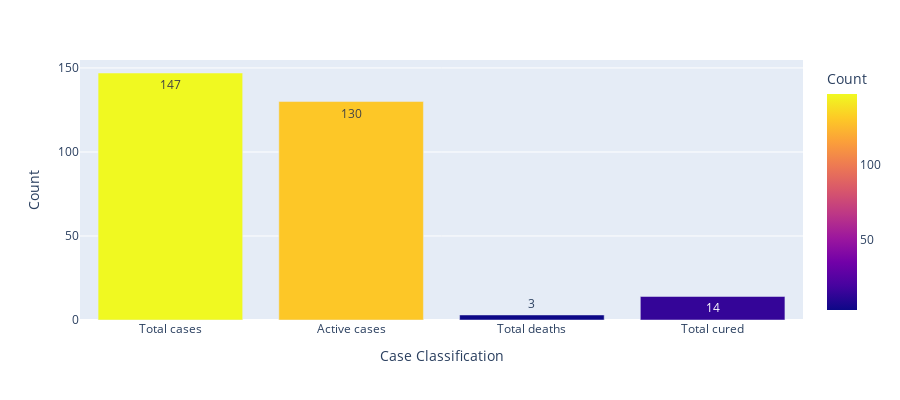

Notebook source saved alongside this figure:
### Code cell
#
fig = px.bar(df_totals, x='Case Classification', y='Count',
             hover_data=['Count'], color='Count',
             labels={'Count':'Count'},text = 'Count',height=400)
fig.show()

### Figure 1 — Plotly figure (JSON) as saved in the notebook; plotly's stock layout.template omitted (floating-point values rounded to 4 significant figures)
{"data": [{"alignmentgroup": "True", "customdata": [[147], [130], [3], [14]], "hoverlabel": {"namelength": 0}, "hovertemplate": "Case Classification=%{x}<br>Count=%{marker.color}", "legendgroup": "", "marker": {"color": [147, 130, 3, 14], "coloraxis": "coloraxis"}, "name": "", "offsetgroup": "", "orientation": "v", "showlegend": false, "text": [147, 130, 3, 14], "textposition": "auto", "type": "bar", "x": ["Total cases", "Active cases", "Total deaths", "Total cured"], "xaxis": "x", "y": [147, 130, 3, 14], "yaxis": "y"}], "layout": {"barmode": "relative", "coloraxis": {"colorbar": {"title": {"text": "Count"}}, "colorscale": [[0, "#0d0887"], [0.1111, "#46039f"], [0.2222, "#7201a8"], [0.3333, "#9c179e"], [0.4444, "#bd3786"], [0.5556, "#d8576b"], [0.6667, "#ed7953"], [0.7778, "#fb9f3a"], [0.8889, "#fdca26"], [1, "#f0f921"]]}, "height": 400, "legend": {"tracegroupgap": 0}, "margin": {"t": 60}, "xaxis": {"anchor": "y", "domain": [0, 1], "title": {"text": "Case Classification"}}, "yaxis": {"anchor": "x", "domain": [0, 1], "title": {"text": "Count"}}}}
